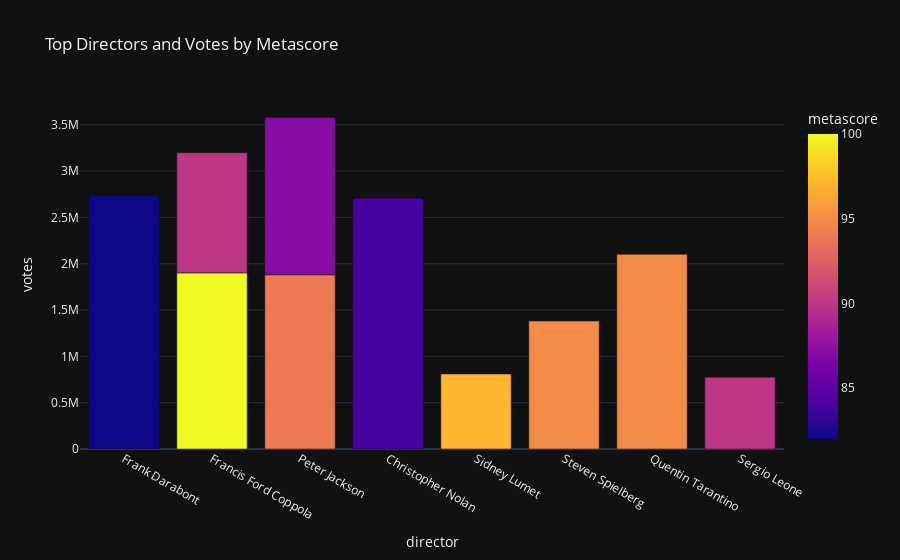

Notebook code cell kept with this figure:
### Code cell
px.bar(movies_Rev, x='director',y='votes',
       color='metascore',hover_name='name',
       template='plotly_dark', title='Top Directors and Votes by Metascore')

### Figure 1 — Plotly figure (JSON) as saved in the notebook; plotly's stock layout.template omitted (floating-point values rounded to 4 significant figures)
{"data": [{"alignmentgroup": "True", "hovertemplate": "<b>%{hovertext}</b><br><br>director=%{x}<br>votes=%{y}<br>metascore=%{marker.color}<extra></extra>", "hovertext": ["The Shawshank Redemption", "The Godfather", "The Lord of the Rings: The Return of the King", "The Dark Knight", "12 Angry Men", "The Godfather Part II", "Schindler's List", "Pulp Fiction", "The Lord of the Rings: The Two Towers", "The Good, the Bad and the Ugly"], "legendgroup": "", "marker": {"color": [82, 100, 94, 84, 97, 90, 95, 95, 87, 90], "coloraxis": "coloraxis", "pattern": {"shape": ""}}, "name": "", "offsetgroup": "", "orientation": "v", "showlegend": false, "textposition": "auto", "type": "bar", "x": ["Frank Darabont", "Francis Ford Coppola", "Peter Jackson", "Christopher Nolan", "Sidney Lumet", "Francis Ford Coppola", "Steven Spielberg", "Quentin Tarantino", "Peter Jackson", "Sergio Leone"], "xaxis": "x", "y": [2734415, 1901434, 1880872, 2707543, 809212, 1296248, 1380465, 2101265, 1697915, 774806], "yaxis": "y"}], "layout": {"barmode": "relative", "coloraxis": {"colorbar": {"title": {"text": "metascore"}}, "colorscale": [[0, "#0d0887"], [0.1111, "#46039f"], [0.2222, "#7201a8"], [0.3333, "#9c179e"], [0.4444, "#bd3786"], [0.5556, "#d8576b"], [0.6667, "#ed7953"], [0.7778, "#fb9f3a"], [0.8889, "#fdca26"], [1, "#f0f921"]]}, "legend": {"tracegroupgap": 0}, "title": {"text": "Top Directors and Votes by Metascore"}, "xaxis": {"anchor": "y", "domain": [0, 1], "title": {"text": "director"}}, "yaxis": {"anchor": "x", "domain": [0, 1], "title": {"text": "votes"}}}}
